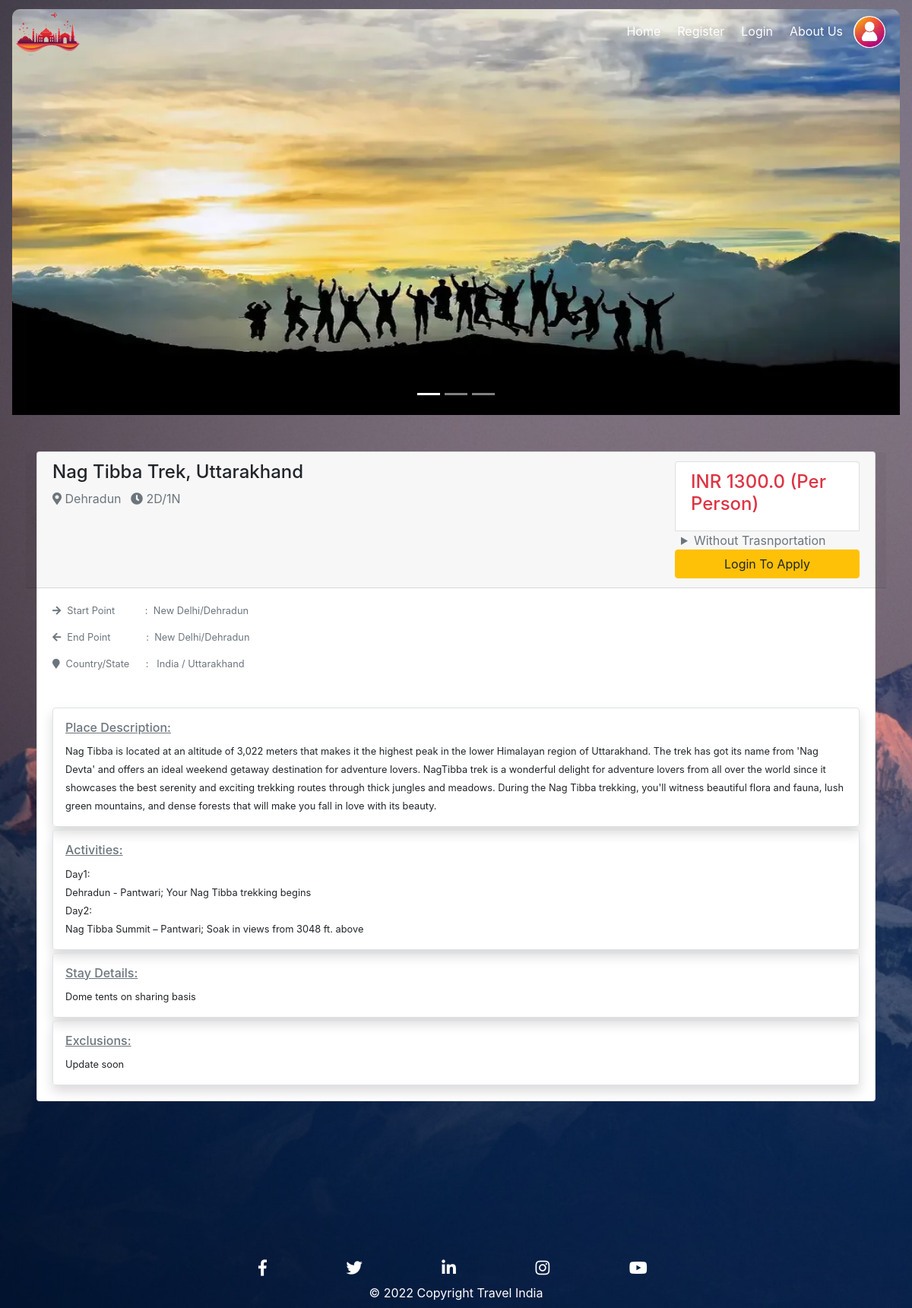
Screenshot of /packages/2/ with the database file from the repository.
### TourPackages/models.py (models this page shows, shortened)
class Packages(models.Model):
    PlaceImage1 = models.ImageField(default = "DPlace.jpg", upload_to = 'Places/')
    PlaceImage2 = models.ImageField(default = "DPlace.jpg", upload_to = 'Places/')
    PlaceImage3 = models.ImageField(default = "DPlace.jpg", upload_to = 'Places/')
    PlaceName = models.CharField(max_length=100, default=None, null=True)
    Country = models.CharField(max_length=100, default=None, null=True)
    State = models.CharField(max_length=100, default=None, null=True)
    City = models.CharField(max_length=100, default=None, null=True)
    PlaceDescription = models.TextField(default=None, null=True)
    no_Days = models.CharField(max_length=10, default=None, null=True)
    Amount = models.FloatField(max_length=10, default=None, null=True)
    stayDetails = models.TextField(default=None, null=True)
    Activities = models.TextField(default=None, null=True)
    Startpoint = models.CharField(max_length=50, default=None, null=True )
    Endpoint = models.CharField(max_length=50, default=None, null=True)
    Exclusions = models.TextField(default=None, null=True)
    Season = models.CharField(max_length=50, default=None, null=True, choices=Seasons)

### TourPackages/views.py (the view, shortened to what this page needs)
# urls.py: path('packages/<int:pk>/', views.package_details.as_view(), name='Package_details_URL'),
class package_details(DetailView):
    model = Packages
    template_name_suffix = '_details'
    def get_context_data(self, **kwargs):
        context = super().get_context_data(**kwargs)
        if self.request.method == "GET":
            user = self.request.user
            book_trip = self.request.GET.get('applytrip')
            no_of_seats_requested = self.request.GET.get('no_of_seats')
            trasnport_opted = 'No' if self.request.GET.get('ntrans') else 'Yes'
        return context

### TourPackages/templates/TourPackages/packages_details.html (shortened to what this page needs)
{% extends 'TourPackages/Base.html' %}
{% block content %}
<form method="GET" role="form">
<div id="carouselExampleIndicators" class="carousel slide " data-ride="carousel" style="margin-top: -90px;">
    <ol class="carousel-indicators">
    <li data-target="#carouselExampleIndicators" data-slide-to="0" class="active"></li>
    <li data-target="#carouselExampleIndicators" data-slide-to="1"></li>
    <li data-target="#carouselExampleIndicators" data-slide-to="2"></li>
    </ol>
    <div class="carousel-inner p-3 " style="height: 550px;">
    <div class="carousel-item active">
        <img class="" src="{{ object.PlaceImage1.url }}" alt="First slide" >
    </div>
    </div>
</div>
<div class="m-5" >
    <div class="">
        {% load mathfilters %}
        <div class="card" >
            <div class="row card-header ">
                <div class="col-md-9">
                    <h4>
                        {{ object.PlaceName }}
                    </h4>
                    <p class="text-muted">
                        <i class="fas fa-map-marker-alt text-muted"></i>
                         {{ object.City }}
                        <i class="fas fa-clock text-muted ml-2"></i>
                        {{ object.no_Days }}
                    </p>
                </div>
                <div class="col-md-3">
                    <ul class="list-group">
                        <li class="list-group-item "><h4 class="text-danger" name="ytrans" id="ytrans">INR {{ object.Amount }} (Per Person)</h4></li>
                        <details class="">
                            <summary class="text-muted ml-2">Without Trasnportation</summary>
                        </details>
                        {% if user.is_authenticated %}
                        <div class="input-group form-group mt-2">
                            <div class="input-group-prepend">
                                <span class="input-group-text">No. of Seats</span>
                            </div>
                            <input type="number" class="form-control" name="no_of_seats" max="30" min="1" required>
                        </div>
                        <button  class="float-right btn btn-warning" type="submit" name='applytrip' value={{object.id}} >Book Now</button>
                        {% else %}
                        <a class="float-right btn btn-warning" href="{% url 'Login_URL' %}?next={{request.path}}">Login To Apply</a>
                        {% endif %}
                    </ul>
                </div>
            </div>
            <div class="card-body">
            <small >
                <p class="text-muted"><i class="fas fa-arrow-right mr-2"></i>Start Point &nbsp &nbsp &nbsp &nbsp &nbsp : &nbsp{{object.Startpoint}}</p>
                <p class="text-muted"><i class="fas fa-arrow-left mr-2"></i>End Point &nbsp &nbsp &nbsp &nbsp &nbsp &nbsp : &nbsp{{object.Endpoint}}</p>
                <p class="text-muted"><i class="fa fa-map-marker mr-2"></i>Country/State  &nbsp &nbsp &nbsp: &nbsp {{ object.Country }} / {{ object.State }}</p>
            </small>
                <div class="border shadow rounded p-3 mt-5">
                    <h6 class="text-muted">
                        <u>Place Description:</u>
                    </h6>
                    <small >{{ object.PlaceDescription }}</small>
                </div>
                <div class="border shadow rounded p-3 mt-1">
                    <h6 class="text-muted">
                        <u>Activities:</u>
                    </h6>
                    <small style="white-space: pre-wrap;">{{ object.Activities }}</small>
                </div>
                <div class="border shadow rounded p-3 mt-1">
                    <h6 class="text-muted">
                        <u>Stay Details:</u>
                    </h6>
                    <small >{{ object.stayDetails }}</small>
                </div>
                <div class="border shadow rounded p-3 mt-1">
                    <h6 class="text-muted">
                        <u>Exclusions:</u>
                    </h6>
                    <small >{{ object.Exclusions }}</small>
                </div>
            </div>
        </div>
    </div>
</div>
</form>
{% endblock content %}

### TourPackages/templates/TourPackages/packages_details.html (style rules this page uses)
.carousel { z-index: -5; }
.carousel-item img { width: 100%; height: 550px; border-radius: 10px; display: block; }
.carousel-inner { width: 100%; position: relative; overflow: hidden; }

### rows the page displays
Packages: PlaceImage1 (picture), PlaceName "Nag Tibba Trek, Uttarakhand", City "Dehradun", no_Days "2D/1N", Amount "1300.0", Startpoint "New Delhi/Dehradun", Endpoint "New Delhi/Dehradun", Country "India", State "Uttarakhand", PlaceDescription "Nag Tibba is located at an altitude of 3,022 meters that makes it the highest peak in the lower Himalayan region of Uttarakhand. The trek has got its name from 'Nag Devta' and offers an ideal weekend getaway destination for adventure lovers. NagTibba trek is a wonderful delight for adventure lovers from all over the world since it showcases the best serenity and exciting trekking routes through thick jungles and meadows. During the Nag Tibba trekking, you'll witness beautiful flora and fauna, lush green mountains, and dense forests that will make you fall in love with its beauty.", Activities "Day1: Dehradun - Pantwari; Your Nag Tibba trekking begins Day2: Nag Tibba Summit – Pantwari; Soak in views from 3048 ft. above", stayDetails "Dome tents on sharing basis", Exclusions "Update soon"
